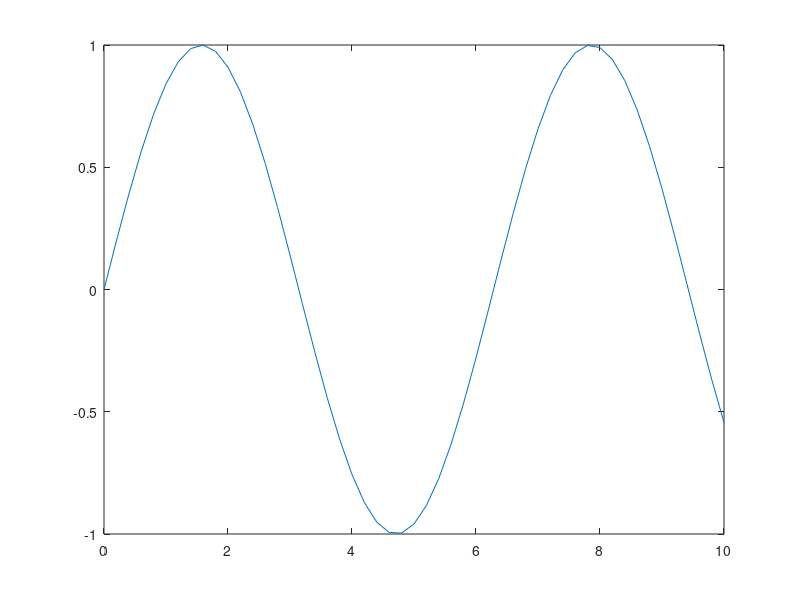

Reproduce this figure in MATLAB.
%x contains 50 different values between 0 and 10 
%% with a step size of 0.2 
x = 0:0.2:10;
%% y1 variable holds the sine of the variable x
y1 = sin(x);
%% finally, i will plot the values of variable x vs y1
plot(x,y1)


